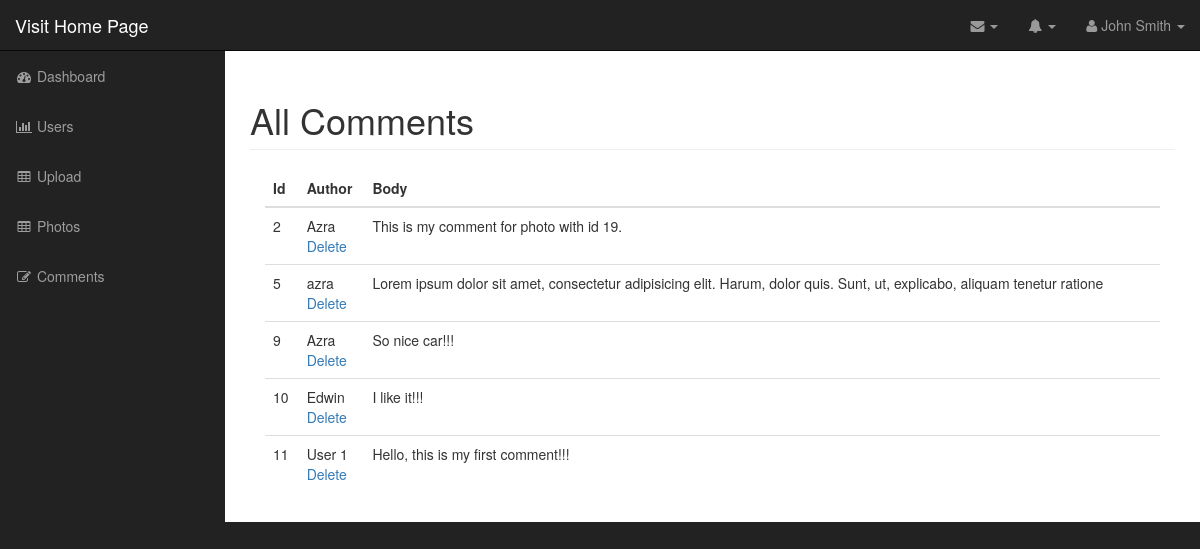
The app's page /admin/comments.php (signed in) with its own data.
### tables this page shows
CREATE TABLE `comments` (
  `id` int(11) NOT NULL,
  `photo_id` int(11) NOT NULL,
  `author` varchar(255) NOT NULL,
  `body` text NOT NULL
);

### admin/includes/database.php (called while the page is built, shortened)
<?php
class Database {
    public $connection;
    public function open_db_connection(){
        $this->connection = new mysqli(DB_HOST,DB_USER,DB_PASS,DB_NAME);
    }
    public function query($sql) {
        $result = $this->connection->query($sql);
        return $result;
    }
}
$database = new Database();
?>

### admin/includes/db_object.php (called while the page is built, shortened)
<?php
class Db_object {
    protected static $db_table = "users";
    public static function find_all() {
        return static::find_by_query("SELECT * FROM ".static::$db_table." ");
     }
    public static function find_by_query($sql) {
        global $database;
        $result_set = $database->query($sql);
        $the_object_array = array();
        while($row = mysqli_fetch_array($result_set)){
            $the_object_array[] = static::instantation($row);
        }
        return $the_object_array;
    }
    public static function instantation($the_record) {
        $the_object = new $calling_class;
        foreach($the_record as $the_attribute => $value){
            if($the_object->has_the_attribute($the_attribute)) {
                $the_object->$the_attribute = $value;
            }
        }
        return $the_object;
    }
    private function has_the_attribute($the_attribute) {
        $object_properties = get_object_vars($this);
        return array_key_exists($the_attribute, $object_properties);
    }
}
?>

### admin/comments.php (the view, shortened to what this page needs)
<?php include("includes/header.php");
?>
<?php
    $comments = Comment::find_all();
?>
        <nav class="navbar navbar-inverse navbar-fixed-top" role="navigation">
            <?php include("includes/top_nav.php"); ?>
            <?php include("includes/side_nav.php"); ?>
        </nav>
        <div id="page-wrapper">
        <div class="container-fluid">
                <div class="row">
                    <div class="col-lg-12">
                        <h1 class="page-header">
                            All Comments
                        </h1>
                        <div class="col-md-12">
                            <table class="table table-hover">
                                <thead>
                                    <tr>
                                        <th>Id</th>
                                        <th>Author</th>
                                        <th>Body</th>
                                    </tr>
                                </thead>
                                <tbody>
                                <?php
                                    foreach($comments as $comment): ?>
                                    <tr>
                                        <td><?php echo $comment->id; ?></td>
                                        <td><?php echo $comment->author; ?>
                                            <div class="action_link">
                                                <a href="delete_comment.php?id=<?php echo $comment->id; ?>">Delete</a>
                                            </div>
                                        </td>
                                        <td><?php echo $comment->body; ?></td>
                                    </tr>
                                    <?php endforeach; ?>
                                </tbody>
                            </table>
                        </div>
                    </div>
                </div>
            </div>
        </div>
  <?php include("includes/footer.php"); ?>

### admin/css/sb-admin.css (style rules this page uses)
body { margin-top: 100px; background-color: #222; }
@media (min-width:768px) { body { margin-top: 50px; } }
#page-wrapper { width: 100%; padding: 0; background-color: #fff; }
@media (min-width:768px) { #page-wrapper { padding: 10px; } }

### records on screen
comments: id "2", author "Azra", body "This is my comment for photo with id 19."
comments: id "5", author "azra", body "Lorem ipsum dolor sit amet, consectetur adipisicing elit. Harum, dolor quis. Sunt, ut, explicabo, aliquam tenetur ratione"
comments: id "9", author "Azra", body "So nice car!!!"
comments: id "10", author "Edwin", body "I like it!!!"
comments: id "11", author "User 1", body "Hello, this is my first comment!!!"
